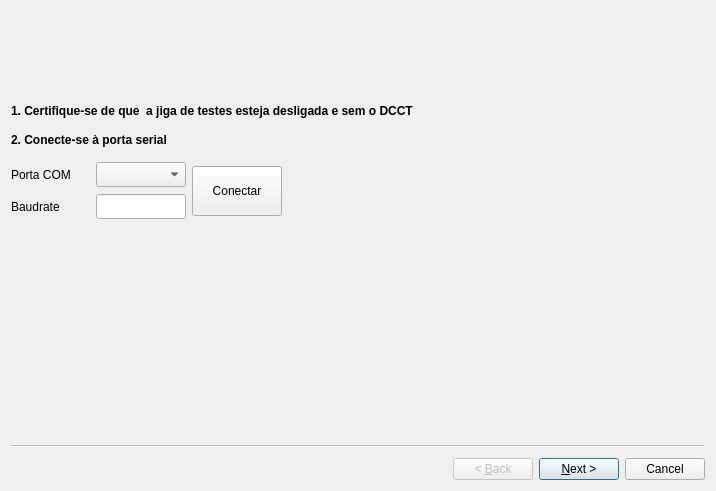
<?xml version="1.0" encoding="UTF-8"?>
<ui version="4.0">
 <class>Wizard</class>
 <widget class="QWizard" name="Wizard">
  <property name="geometry">
   <rect>
    <x>0</x>
    <y>0</y>
    <width>716</width>
    <height>491</height>
   </rect>
  </property>
  <property name="windowTitle">
   <string>Teste de Fonte Completa</string>
  </property>
  <property name="wizardStyle">
   <enum>QWizard::ClassicStyle</enum>
  </property>
  <widget class="QWizardPage" name="PageIntro">
   <widget class="QLabel" name="label">
    <property name="geometry">
     <rect>
      <x>0</x>
      <y>80</y>
      <width>613</width>
      <height>40</height>
     </rect>
    </property>
    <property name="font">
     <font>
      <weight>75</weight>
      <bold>true</bold>
     </font>
    </property>
    <property name="text">
     <string>1. Certifique-se de que  a jiga de testes esteja desligada e sem o DCCT</string>
    </property>
   </widget>
   <widget class="QLabel" name="label_3">
    <property name="geometry">
     <rect>
      <x>0</x>
      <y>0</y>
      <width>70</width>
      <height>70</height>
     </rect>
    </property>
    <property name="maximumSize">
     <size>
      <width>70</width>
      <height>70</height>
     </size>
    </property>
    <property name="text">
     <string/>
    </property>
    <property name="pixmap">
     <pixmap>images/sirius_logo.jpeg</pixmap>
    </property>
   </widget>
   <widget class="QWidget" name="layoutWidget_2">
    <property name="geometry">
     <rect>
      <x>0</x>
      <y>150</y>
      <width>271</width>
      <height>60</height>
     </rect>
    </property>
    <layout class="QHBoxLayout" name="horizontalLayout_3">
     <item>
      <layout class="QGridLayout" name="gridLayout_2">
       <item row="0" column="0">
        <widget class="QLabel" name="label_16">
         <property name="text">
          <string>Porta COM</string>
         </property>
        </widget>
       </item>
       <item row="0" column="1">
        <widget class="QComboBox" name="comboComPort">
         <property name="minimumSize">
          <size>
           <width>90</width>
           <height>25</height>
          </size>
         </property>
         <property name="maximumSize">
          <size>
           <width>90</width>
           <height>25</height>
          </size>
         </property>
        </widget>
       </item>
       <item row="1" column="0">
        <widget class="QLabel" name="label_17">
         <property name="text">
          <string>Baudrate</string>
         </property>
        </widget>
       </item>
       <item row="1" column="1">
        <widget class="QLineEdit" name="leBaudrate">
         <property name="minimumSize">
          <size>
           <width>90</width>
           <height>25</height>
          </size>
         </property>
         <property name="maximumSize">
          <size>
           <width>90</width>
           <height>25</height>
          </size>
         </property>
        </widget>
       </item>
      </layout>
     </item>
     <item>
      <widget class="QPushButton" name="pbConnectSerialPort">
       <property name="minimumSize">
        <size>
         <width>90</width>
         <height>50</height>
        </size>
       </property>
       <property name="maximumSize">
        <size>
         <width>90</width>
         <height>50</height>
        </size>
       </property>
       <property name="text">
        <string>Conectar</string>
       </property>
      </widget>
     </item>
    </layout>
   </widget>
   <widget class="QLabel" name="label_18">
    <property name="geometry">
     <rect>
      <x>0</x>
      <y>120</y>
      <width>201</width>
      <height>17</height>
     </rect>
    </property>
    <property name="font">
     <font>
      <weight>75</weight>
      <bold>true</bold>
     </font>
    </property>
    <property name="text">
     <string>2. Conecte-se à porta serial</string>
    </property>
   </widget>
   <widget class="QLabel" name="label_9">
    <property name="geometry">
     <rect>
      <x>77</x>
      <y>1</y>
      <width>16</width>
      <height>16</height>
     </rect>
    </property>
    <property name="text">
     <string/>
    </property>
    <property name="pixmap">
     <pixmap>../../../../Downloads/cnpem_image.gif</pixmap>
    </property>
   </widget>
  </widget>
  <widget class="QWizardPage" name="PageSerialNumber">
   <widget class="QLabel" name="label_2">
    <property name="geometry">
     <rect>
      <x>0</x>
      <y>90</y>
      <width>401</width>
      <height>17</height>
     </rect>
    </property>
    <property name="font">
     <font>
      <weight>75</weight>
      <bold>true</bold>
     </font>
    </property>
    <property name="text">
     <string>3. Leia o número de série da fonte utilizando o scanner</string>
    </property>
   </widget>
   <widget class="QLabel" name="label_10">
    <property name="geometry">
     <rect>
      <x>0</x>
      <y>0</y>
      <width>70</width>
      <height>70</height>
     </rect>
    </property>
    <property name="maximumSize">
     <size>
      <width>70</width>
      <height>70</height>
     </size>
    </property>
    <property name="text">
     <string/>
    </property>
    <property name="pixmap">
     <pixmap>images/sirius_logo.jpeg</pixmap>
    </property>
   </widget>
   <widget class="QFrame" name="frame">
    <property name="geometry">
     <rect>
      <x>70</x>
      <y>210</y>
      <width>551</width>
      <height>82</height>
     </rect>
    </property>
    <property name="frameShape">
     <enum>QFrame::Box</enum>
    </property>
    <property name="frameShadow">
     <enum>QFrame::Raised</enum>
    </property>
    <layout class="QGridLayout" name="gridLayout">
     <item row="0" column="0" colspan="2">
      <layout class="QHBoxLayout" name="horizontalLayout_8">
       <item>
        <widget class="QLabel" name="label_8">
         <property name="font">
          <font>
           <weight>75</weight>
           <bold>true</bold>
          </font>
         </property>
         <property name="text">
          <string>Código:</string>
         </property>
        </widget>
       </item>
       <item>
        <widget class="QLineEdit" name="leDmCode">
         <property name="enabled">
          <bool>true</bool>
         </property>
         <property name="minimumSize">
          <size>
           <width>0</width>
           <height>25</height>
          </size>
         </property>
         <property name="maximumSize">
          <size>
           <width>6865</width>
           <height>386356</height>
          </size>
         </property>
        </widget>
       </item>
      </layout>
     </item>
     <item row="1" column="0">
      <layout class="QHBoxLayout" name="horizontalLayout_6">
       <item alignment="Qt::AlignLeft">
        <widget class="QLabel" name="label_14">
         <property name="minimumSize">
          <size>
           <width>41</width>
           <height>0</height>
          </size>
         </property>
         <property name="maximumSize">
          <size>
           <width>41</width>
           <height>16777215</height>
          </size>
         </property>
         <property name="font">
          <font>
           <weight>75</weight>
           <bold>true</bold>
          </font>
         </property>
         <property name="text">
          <string>Serial:</string>
         </property>
        </widget>
       </item>
       <item alignment="Qt::AlignLeft">
        <widget class="QLineEdit" name="leSerialNumber">
         <property name="enabled">
          <bool>true</bool>
         </property>
         <property name="minimumSize">
          <size>
           <width>110</width>
           <height>25</height>
          </size>
         </property>
         <property name="maximumSize">
          <size>
           <width>110</width>
           <height>25</height>
          </size>
         </property>
        </widget>
       </item>
      </layout>
     </item>
     <item row="1" column="1">
      <layout class="QHBoxLayout" name="horizontalLayout">
       <item alignment="Qt::AlignRight">
        <widget class="QLabel" name="label_19">
         <property name="font">
          <font>
           <weight>75</weight>
           <bold>true</bold>
          </font>
         </property>
         <property name="text">
          <string>Material:</string>
         </property>
        </widget>
       </item>
       <item>
        <widget class="QLineEdit" name="leMaterialCode">
         <property name="enabled">
          <bool>true</bool>
         </property>
         <property name="minimumSize">
          <size>
           <width>110</width>
           <height>25</height>
          </size>
         </property>
         <property name="maximumSize">
          <size>
           <width>110</width>
           <height>25</height>
          </size>
         </property>
         <property name="text">
          <string/>
         </property>
        </widget>
       </item>
       <item>
        <widget class="QLineEdit" name="leMaterialName">
         <property name="enabled">
          <bool>true</bool>
         </property>
         <property name="minimumSize">
          <size>
           <width>110</width>
           <height>25</height>
          </size>
         </property>
         <property name="maximumSize">
          <size>
           <width>110</width>
           <height>25</height>
          </size>
         </property>
         <property name="text">
          <string/>
         </property>
        </widget>
       </item>
      </layout>
     </item>
    </layout>
   </widget>
  </widget>
  <widget class="QWizardPage" name="PageConnectPowerSupply">
   <widget class="QLabel" name="label_11">
    <property name="geometry">
     <rect>
      <x>0</x>
      <y>0</y>
      <width>70</width>
      <height>70</height>
     </rect>
    </property>
    <property name="maximumSize">
     <size>
      <width>70</width>
      <height>70</height>
     </size>
    </property>
    <property name="text">
     <string/>
    </property>
    <property name="pixmap">
     <pixmap>images/sirius_logo.jpeg</pixmap>
    </property>
   </widget>
   <widget class="QLabel" name="label_5">
    <property name="geometry">
     <rect>
      <x>1</x>
      <y>139</y>
      <width>361</width>
      <height>16</height>
     </rect>
    </property>
    <property name="font">
     <font>
      <weight>75</weight>
      <bold>true</bold>
     </font>
    </property>
    <property name="text">
     <string>5. Certifique-se de que o UDC foi inicializado corretamente.</string>
    </property>
   </widget>
   <widget class="QLabel" name="label_4">
    <property name="geometry">
     <rect>
      <x>1</x>
      <y>91</y>
      <width>410</width>
      <height>16</height>
     </rect>
    </property>
    <property name="font">
     <font>
      <weight>75</weight>
      <bold>true</bold>
     </font>
    </property>
    <property name="text">
     <string>4. Ligue a Jiga de testes.</string>
    </property>
   </widget>
   <widget class="QLabel" name="label_7">
    <property name="geometry">
     <rect>
      <x>1</x>
      <y>188</y>
      <width>130</width>
      <height>16</height>
     </rect>
    </property>
    <property name="text">
     <string>&lt;html&gt;&lt;head/&gt;&lt;body&gt;&lt;p&gt;&lt;span style=&quot; font-weight:600;&quot;&gt;6. Clique em &amp;quot;Próximo&amp;quot;&lt;/span&gt;&lt;/p&gt;&lt;/body&gt;&lt;/html&gt;</string>
    </property>
   </widget>
  </widget>
  <widget class="QWizardPage" name="PageTestSerialPort">
   <widget class="QLabel" name="label_6">
    <property name="geometry">
     <rect>
      <x>0</x>
      <y>90</y>
      <width>241</width>
      <height>17</height>
     </rect>
    </property>
    <property name="font">
     <font>
      <weight>75</weight>
      <bold>true</bold>
     </font>
    </property>
    <property name="text">
     <string>7. Teste a conexão com o dispositivo</string>
    </property>
   </widget>
   <widget class="QLabel" name="label_12">
    <property name="geometry">
     <rect>
      <x>0</x>
      <y>0</y>
      <width>70</width>
      <height>70</height>
     </rect>
    </property>
    <property name="maximumSize">
     <size>
      <width>70</width>
      <height>70</height>
     </size>
    </property>
    <property name="text">
     <string/>
    </property>
    <property name="pixmap">
     <pixmap>images/sirius_logo.jpeg</pixmap>
    </property>
   </widget>
   <widget class="QWidget" name="layoutWidget">
    <property name="geometry">
     <rect>
      <x>10</x>
      <y>120</y>
      <width>245</width>
      <height>77</height>
     </rect>
    </property>
    <layout class="QHBoxLayout" name="horizontalLayout_2">
     <item>
      <widget class="QPushButton" name="pbCommunicationTest">
       <property name="minimumSize">
        <size>
         <width>75</width>
         <height>75</height>
        </size>
       </property>
       <property name="maximumSize">
        <size>
         <width>75</width>
         <height>75</height>
        </size>
       </property>
       <property name="styleSheet">
        <string notr="true">font: 75 8pt &quot;MS Shell Dlg 2&quot;;</string>
       </property>
       <property name="text">
        <string>Testar</string>
       </property>
      </widget>
     </item>
     <item>
      <layout class="QGridLayout" name="gridLayout_3">
       <item row="0" column="0">
        <widget class="QLabel" name="label_22">
         <property name="font">
          <font>
           <weight>75</weight>
           <bold>true</bold>
          </font>
         </property>
         <property name="text">
          <string>Comunicação:</string>
         </property>
        </widget>
       </item>
       <item row="0" column="1">
        <widget class="QLabel" name="lbStatusComunicacao">
         <property name="font">
          <font>
           <weight>75</weight>
           <bold>true</bold>
          </font>
         </property>
         <property name="text">
          <string>&lt;html&gt;&lt;head/&gt;&lt;body&gt;&lt;p&gt;&lt;span style=&quot; color:#ef2929;&quot;&gt;FALHA&lt;/span&gt;&lt;/p&gt;&lt;/body&gt;&lt;/html&gt;</string>
         </property>
        </widget>
       </item>
       <item row="1" column="0">
        <widget class="QLabel" name="label_24">
         <property name="font">
          <font>
           <weight>75</weight>
           <bold>true</bold>
          </font>
         </property>
         <property name="text">
          <string>Fonte Auxiliar:</string>
         </property>
        </widget>
       </item>
       <item row="1" column="1">
        <widget class="QLabel" name="lbStatusAuxSupply">
         <property name="font">
          <font>
           <weight>75</weight>
           <bold>true</bold>
          </font>
         </property>
         <property name="text">
          <string>&lt;html&gt;&lt;head/&gt;&lt;body&gt;&lt;p&gt;&lt;span style=&quot; color:#4e9a06;&quot;&gt;OK&lt;/span&gt;&lt;/p&gt;&lt;/body&gt;&lt;/html&gt;</string>
         </property>
        </widget>
       </item>
      </layout>
     </item>
    </layout>
   </widget>
  </widget>
  <widget class="QWizardPage" name="PageStartTest">
   <widget class="QTextEdit" name="teTestReport">
    <property name="geometry">
     <rect>
      <x>0</x>
      <y>210</y>
      <width>691</width>
      <height>211</height>
     </rect>
    </property>
    <property name="minimumSize">
     <size>
      <width>690</width>
      <height>0</height>
     </size>
    </property>
   </widget>
   <widget class="QLabel" name="label_21">
    <property name="geometry">
     <rect>
      <x>0</x>
      <y>90</y>
      <width>221</width>
      <height>17</height>
     </rect>
    </property>
    <property name="font">
     <font>
      <weight>75</weight>
      <bold>true</bold>
     </font>
    </property>
    <property name="text">
     <string>7. Iniciar Sequência de Testes</string>
    </property>
   </widget>
   <widget class="QLabel" name="label_13">
    <property name="geometry">
     <rect>
      <x>0</x>
      <y>0</y>
      <width>70</width>
      <height>70</height>
     </rect>
    </property>
    <property name="maximumSize">
     <size>
      <width>70</width>
      <height>70</height>
     </size>
    </property>
    <property name="text">
     <string/>
    </property>
    <property name="pixmap">
     <pixmap>images/sirius_logo.jpeg</pixmap>
    </property>
   </widget>
   <widget class="QWidget" name="layoutWidget">
    <property name="geometry">
     <rect>
      <x>3</x>
      <y>123</y>
      <width>358</width>
      <height>72</height>
     </rect>
    </property>
    <layout class="QHBoxLayout" name="horizontalLayout_5">
     <item>
      <widget class="QPushButton" name="pbStartTests">
       <property name="minimumSize">
        <size>
         <width>90</width>
         <height>70</height>
        </size>
       </property>
       <property name="maximumSize">
        <size>
         <width>90</width>
         <height>70</height>
        </size>
       </property>
       <property name="text">
        <string>Iniciar 
 Testes</string>
       </property>
      </widget>
     </item>
     <item>
      <layout class="QVBoxLayout" name="verticalLayout_2">
       <item>
        <widget class="QLabel" name="lbTestStatus">
         <property name="font">
          <font>
           <weight>75</weight>
           <bold>true</bold>
          </font>
         </property>
         <property name="text">
          <string>Teste Iniciado. Por Favor, Aguarde...</string>
         </property>
        </widget>
       </item>
       <item>
        <layout class="QHBoxLayout" name="horizontalLayout_4">
         <item>
          <widget class="QLabel" name="label_15">
           <property name="font">
            <font>
             <weight>75</weight>
             <bold>true</bold>
            </font>
           </property>
           <property name="text">
            <string>Resultado:</string>
           </property>
          </widget>
         </item>
         <item>
          <widget class="QLabel" name="lbTestResult">
           <property name="minimumSize">
            <size>
             <width>190</width>
             <height>16</height>
            </size>
           </property>
           <property name="font">
            <font>
             <weight>75</weight>
             <bold>true</bold>
            </font>
           </property>
           <property name="text">
            <string>Aguarde...</string>
           </property>
          </widget>
         </item>
        </layout>
       </item>
      </layout>
     </item>
    </layout>
   </widget>
  </widget>
  <widget class="QWizardPage" name="wizardPage"/>
 </widget>
 <resources/>
 <connections/>
</ui>
